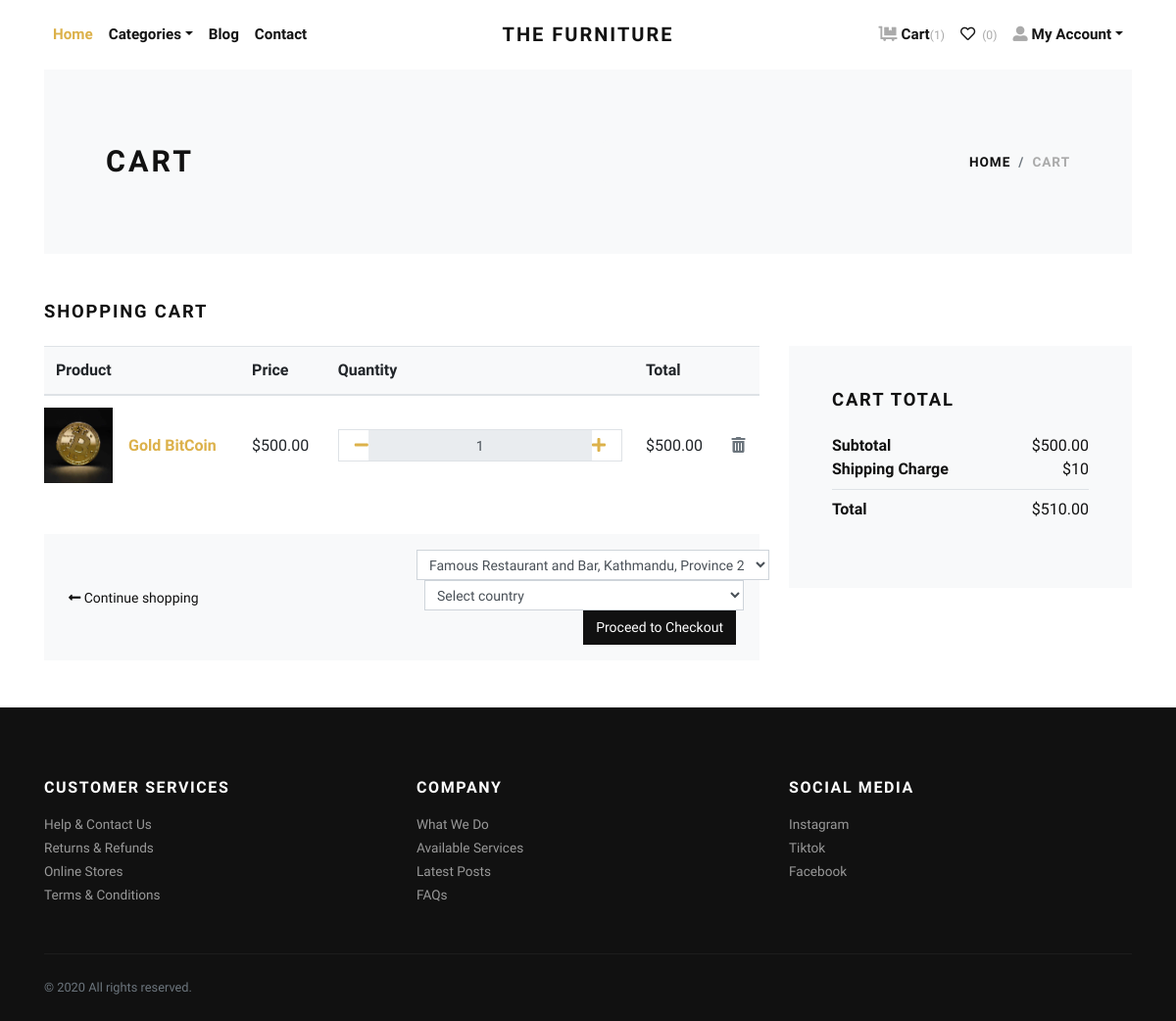
Page /cart/ (signed in) on the earlier database version.
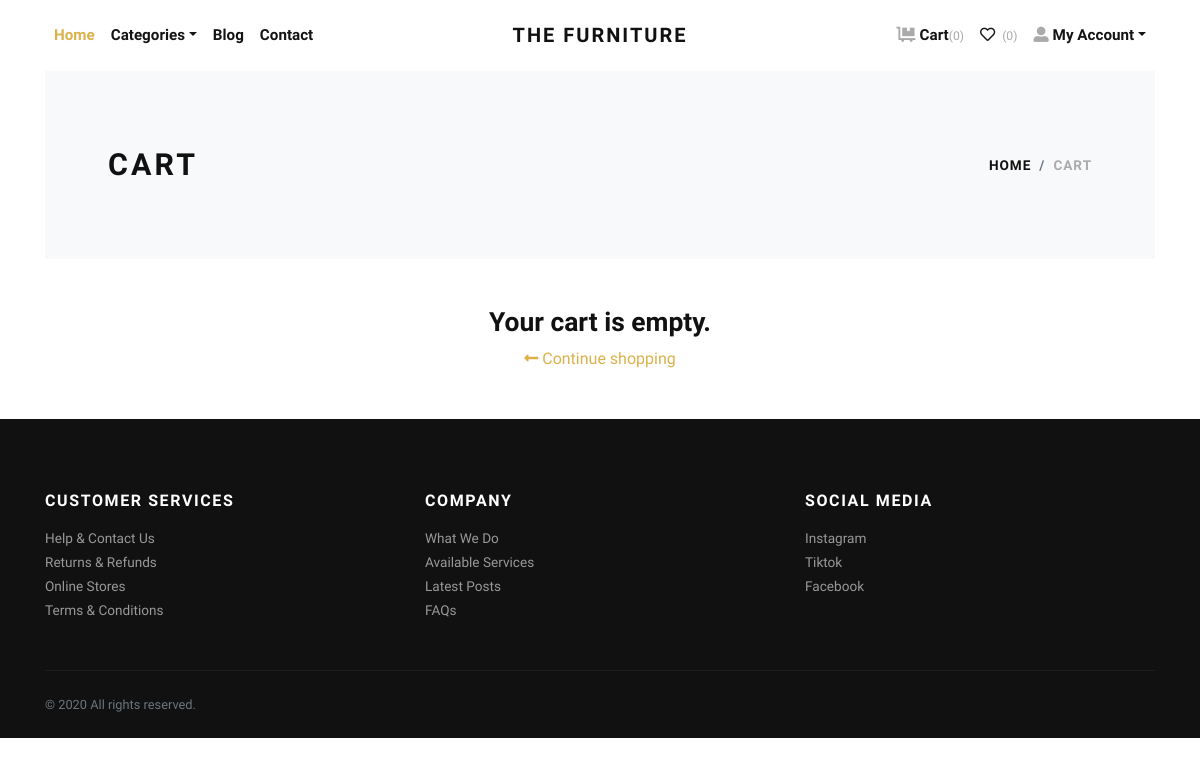
Same page on the later database version.
### store/models.py (models this page shows, shortened)
class Cart(models.Model):
    user = models.ForeignKey(User, verbose_name="User", on_delete=models.CASCADE)
    product = models.ForeignKey(Product, verbose_name="Product", on_delete=models.CASCADE)
    quantity = models.PositiveIntegerField(default=1, verbose_name="Quantity")
    created_at = models.DateTimeField(auto_now_add=True, verbose_name="Created Date")
    updated_at = models.DateTimeField(auto_now=True, verbose_name="Updated Date")
    @property
    def total_price(self):
        return self.quantity * self.product.price

class Product(models.Model):
    title = models.CharField(max_length=150, verbose_name="Product Title")
    slug = models.SlugField(max_length=160, verbose_name="Product Slug")
    sku = models.CharField(max_length=255, unique=True, verbose_name="Unique Product ID (SKU)")
    short_description = models.TextField(verbose_name="Short Description")
    detail_description = models.TextField(blank=True, null=True, verbose_name="Detail Description")
    product_image = models.ImageField(upload_to='product', blank=True, null=True, verbose_name="Product Image")
    price = models.DecimalField(max_digits=8, decimal_places=2)
    category = models.ForeignKey(Category, verbose_name="Product Categoy", on_delete=models.CASCADE)
    is_active = models.BooleanField(verbose_name="Is Active?")
    is_featured = models.BooleanField(verbose_name="Is Featured?")
    created_at = models.DateTimeField(auto_now_add=True, verbose_name="Created Date")
    updated_at = models.DateTimeField(auto_now=True, verbose_name="Updated Date")
    class Meta:
        verbose_name_plural = 'Products'
        ordering = ('-created_at', )

### store/views.py (the view)
# urls.py: path('cart/', views.cart, name="cart"),
@login_required
def cart(request):
    cart_products = Cart.objects.filter(user=request.user)
    amount = sum(p.quantity * p.product.price for p in cart_products)
    shipping_amount = decimal.Decimal(10)
    return render(request, 'store/cart.html', {
        'cart_products': cart_products,
        'amount': amount,
        'shipping_amount': shipping_amount,
        'total_amount': amount + shipping_amount,
        'addresses': Address.objects.filter(user=request.user),
    })

### store/context_preprocessors.py (called while the page is built)
def store_menu(request):
    categories = Category.objects.filter(is_active=True)
    context = {
        'categories_menu': categories,
    }
    return context

def cart_menu(request):
    if request.user.is_authenticated:
        cart_items= Cart.objects.filter(user=request.user)
        context = {
            'cart_items': cart_items,
        }
    else:
        context = {}
    return context

### templates/store/cart.html (shortened to what the changed rows need)
{% extends 'base.html' %}
{% load static %}
{% load humanize %}
{% block content %}
<div class="container">
    <section class="py-5 bg-light">
        <div class="container">
            <div class="row px-4 px-lg-5 py-lg-4 align-items-center">
                <div class="col-lg-6">
                    <h1 class="h2 text-uppercase mb-0">Cart</h1>
                </div>
            </div>
        </div>
    </section>
    {% if cart_products %}
    <section class="py-5">
        <h2 class="h5 text-uppercase mb-4">Shopping cart</h2>
        <div class="row">
            <div class="col-lg-8 mb-4 mb-lg-0">
                <div class="table-responsive mb-4">
                    <table class="table">
                        <thead class="bg-light">
                            <tr>
                                <th scope="col">Product</th>
                                <th scope="col">Price</th>
                                <th scope="col">Quantity</th>
                                <th scope="col">Total</th>
                                <th scope="col"></th>
                            </tr>
                        </thead>
                        <tbody>
                            {% for cart_product in cart_products %}
                            <tr>
                                <td class="pl-0 border-0">
                                    <div class="media align-items-center">
                                        {% if cart_product.product.product_image %}
                                        <a href="{% url 'store:product-detail' cart_product.product.slug %}">
                                            <img src="{{ cart_product.product.product_image.url }}" width="70" alt="{{ cart_product.product.title }}">
                                        </a>
                                        {% else %}
                                        <a href="{% url 'store:product-detail' cart_product.product.slug %}">
                                            <img src="{% static 'img/product-detail-3.jpg' %}" width="70" alt="{{ cart_product.product.title }}">
                                        </a>
                                        {% endif %}
                                        <div class="media-body ml-3">
                                            <strong><a href="{% url 'store:product-detail' cart_product.product.slug %}">{{ cart_product.product.title }}</a></strong>
                                        </div>
                                    </div>
                                </td>
                                <td class="align-middle">${{ cart_product.product.price|intcomma }}</td>
                                <td class="align-middle">
                                    <div class="border d-flex align-items-center justify-content-between px-3">
                                        <a href="{% url 'store:minus-cart' cart_product.id %}"><i class="fas fa-minus"></i></a>
                                        <input class="form-control form-control-sm border-0 text-center" type="text" value="{{ cart_product.quantity }}" readonly>
                                        <a href="{% url 'store:plus-cart' cart_product.id %}"><i class="fas fa-plus"></i></a>
                                    </div>
                                </td>
                                <td class="align-middle">${{ cart_product.total_price|intcomma }}</td>
                                <td class="align-middle">
                                    <a href="{% url 'store:remove-cart' cart_product.id %}"><i class="fas fa-trash-alt text-muted"></i></a>
                                </td>
                            </tr>
                            {% endfor %}
                        </tbody>
                    </table>
                </div>
                <div class="bg-light px-4 py-3">
                    <div class="row align-items-center text-center">
                        <div class="col-md-6 mb-3 mb-md-0 text-md-left">
                            <a class="btn btn-link p-0 text-dark btn-sm" href="{% url 'store:home' %}">
                                <i class="fas fa-long-arrow-alt-left"></i> Continue shopping
                            </a>
                        </div>
                        <div class="col-md-6 text-md-right">
                            <form action="{% url 'store:checkout' %}" method="get" style="display:inline;">
    {% if addresses %}
    <select name="address" class="form-control form-control-sm d-inline w-auto" required>
        {% for address in addresses %}
        <option value="{{ address.id }}">
            {{ address.locality }}, {{ address.city }}, {{ address.state }}
        </option>
        {% endfor %}
    </select>
    {% else %}
    <span class="text-danger">Add an address in your profile first.</span>
    {% endif %}
    <select id="country-select" name="country" class="form-control form-control-sm ml-2" required>
        <option value="">Select country</option>
    </select>
    <button type="submit" class="btn btn-dark btn-sm ml-2">Proceed to Checkout</button>
</form>
                        </div>
                    </div>
                </div>
            </div>
            <div class="col-lg-4">
                <div class="card border-0 rounded-0 p-lg-4 bg-light">
                    <div class="card-body">
                        <h5 class="text-uppercase mb-4">Cart total</h5>
                        <ul class="list-unstyled mb-0">
                            <li class="d-flex justify-content-between">
                                <strong>Subtotal</strong>
                                <span>${{ amount|intcomma }}</span>
                            </li>
                            <li class="d-flex justify-content-between">
                                <strong>Shipping Charge</strong>
                                <span>${{ shipping_amount }}</span>
                            </li>
                            <li class="border-bottom my-2"></li>
                            <li class="d-flex justify-content-between mb-4">
                                <strong>Total</strong>
                                <span>${{ total_amount|intcomma }}</span>
                            </li>
                        </ul>
                    </div>
                </div>
            </div>
        </div>
    </section>
    {% else %}
    <div class="text-center py-5">
        <h3>Your cart is empty.</h3>
        <a href="{% url 'store:home' %}"><i class="fas fa-long-arrow-alt-left"></i> Continue shopping</a>
    </div>
    {% endif %}
</div>
{% endblock content %}

Differences in the rows shown:
removed Cart: product.product_image (picture), product "Gold BitCoin", product.price "500.00", quantity "1", total_price "500.00"
Other differences:
{{ cart_items.count }}: "1" → "0"
form field address: "Famous Restaurant and Bar, Kathmandu, Province 2" → (not shown)
form field country: "Select country" → (not shown)
{{ amount|intcomma }}: "500.00" → (not shown)
{{ shipping_amount }}: "10" → (not shown)
{{ total_amount|intcomma }}: "510.00" → (not shown)
text no longer shown: "SHOPPING CART Product Price Quantity Total Proceed to Checkout CART TOTAL Subtotal $ Shipping Charge $ Total $"
text now shown: "Your cart is empty."
